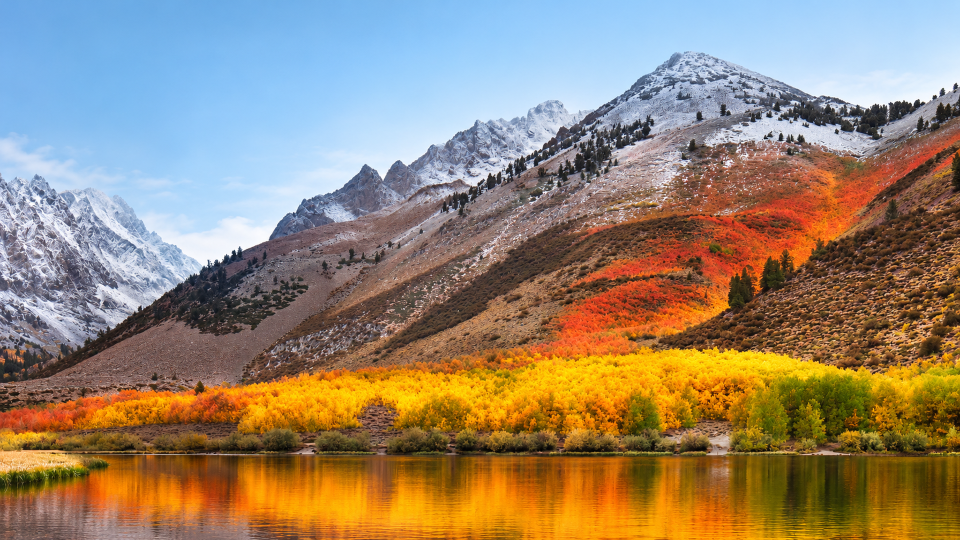
#> input picture assets/wallpaper-1920x1080.png, 1920 x 1080 px (shown at 1/2 size)
$ python render_boot_selector_preview.py
#> lines starting #> are read from the running program, lines starting #| are printed output that depends on the picture; after the words box and inside, x2 and y2 are one past the last pixel; in counts of white or black regions, pixels touching at a corner belong together
### tools/render_native_shell_preview.py
#!/usr/bin/env python3
"""Render static MintDE shell, Settings, Storage, Drivers, Files and Disk Utility concepts.

Uses the repository wallpaper and smooth DejaVu system fonts for concept art.
These are concept previews, not screenshots from a live VM or pixel-exact
output of the freestanding userspace text rasterizer. The About previews are
version-separated concept pages for MintOS26 and MintDE 1.0.8.
"""
from pathlib import Path
import sys
from PIL import Image, ImageDraw, ImageFont, ImageFilter

ROOT = Path(__file__).resolve().parents[1]
W, H = 1920, 1080
WALL = ROOT / 'assets/wallpaper-1920x1080.png'
FONT_DIRS = [Path('/usr/share/fonts/truetype/dejavu'), Path('/usr/share/fonts/truetype/liberation2')]

def font(size, bold=False):
#> called with size = 15, bold = False
    names = ['DejaVuSans-Bold.ttf' if bold else 'DejaVuSans.ttf',
             'LiberationSans-Bold.ttf' if bold else 'LiberationSans-Regular.ttf']
    for folder in FONT_DIRS:
        for name in names:
            p = folder / name
            if p.exists(): return ImageFont.truetype(str(p), size=size)
    return ImageFont.load_default()

F_SMALL = font(15); F_MED = font(18); F_BODY = font(20); F_TITLE = font(26, True)
F_HEAD = font(30, True); F_HERO = font(39, True); F_BRAND = font(34, True)
C = {
 'navy': (28,51,76), 'navy2': (18,37,58), 'text': (34,54,69), 'muted': (85,108,125),
 'white': (250,252,253), 'panel': (245,249,251), 'line': (197,216,226),
 'mint': (32,191,169), 'blue': (84,157,236), 'violet': (139,99,229),
 'orange': (232,162,61), 'rose': (234,91,113), 'green': (56,184,139), 'teal': (32,142,136),
}
APPS = [
 ('Files','Browse volumes','finder',C['mint']), ('Notes','Quick notes','notes',C['violet']),
 ('Terminal','Developer console','terminal',C['rose']), ('Settings','Appearance and input','settings',C['blue']),
 ('Monitor','System activity','monitor',C['teal']), ('Storage & Logs','Read-only disk status','storage',C['orange']),
 ('Drivers','Device support states','drivers',C['blue']), ('Network','Adapter inventory','network',C['mint']),
 ('Disk Utility','Manage blank media','storage',C['orange']), ('Launchpad','All applications','grid',C['blue']),
]
def rounded(draw, box, radius, fill, outline=None, width=1):
    draw.rounded_rectangle(box, radius=radius, fill=fill, outline=outline, width=width)

def text(draw, xy, value, f=F_BODY, fill=None):
    draw.text(xy, value, font=f, fill=fill or C['text'])

def wallpaper_image():
    im = Image.open(WALL).convert('RGB').resize((W,H), Image.Resampling.LANCZOS)
#> im is the input picture: PIL image 1920x1080 RGB; mean R, G, B 151.2, 133.1, 111.1
    return im

def glass_panel(im, box, tint=(242,248,251,222), radius=22, blur=9, outline=(255,255,255,220)):
#> called with box = (290, 182, 1630, 868), tint = (19, 38, 56, 226), radius = 34, blur = 18, outline = (255, 255, 255, 115)
    x0,y0,x1,y1 = box
    crop = im.crop(box).filter(ImageFilter.GaussianBlur(blur)).convert('RGBA')
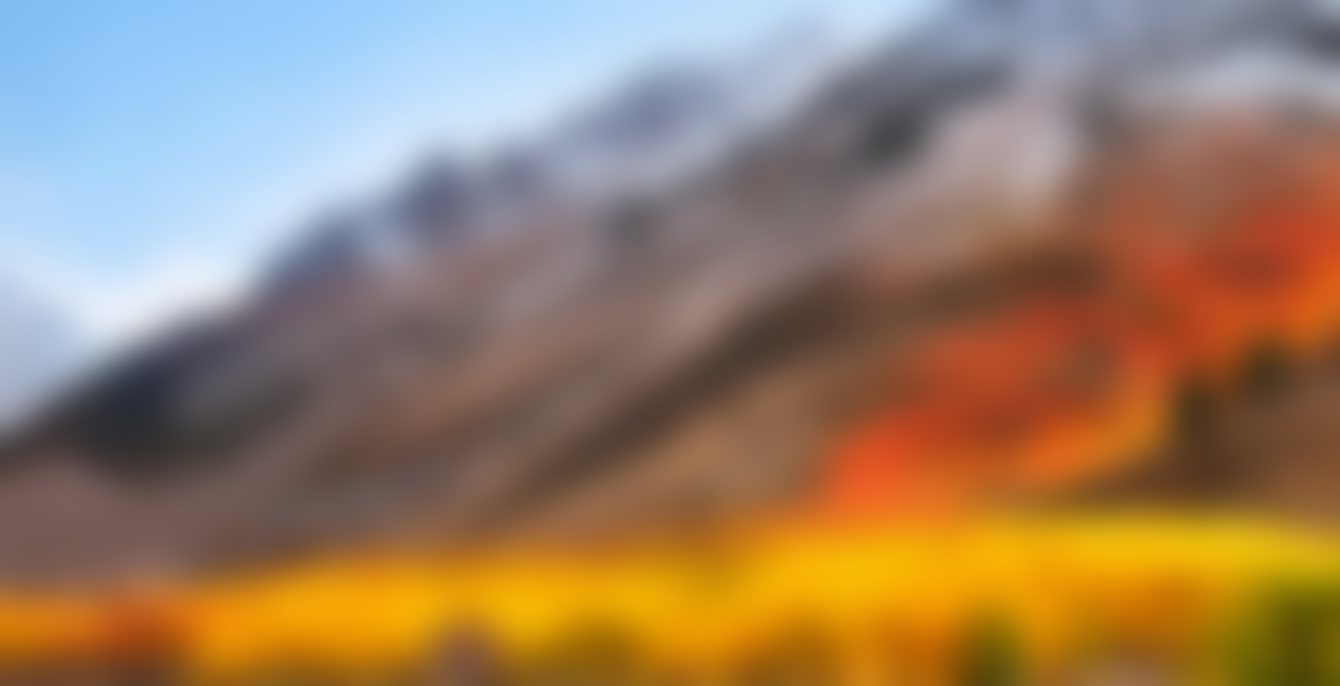
#> crop: PIL image 1340x686 RGBA; mean R, G, B, A 154, 127.4, 101.8, 255
    overlay = Image.new('RGBA', crop.size, tint)
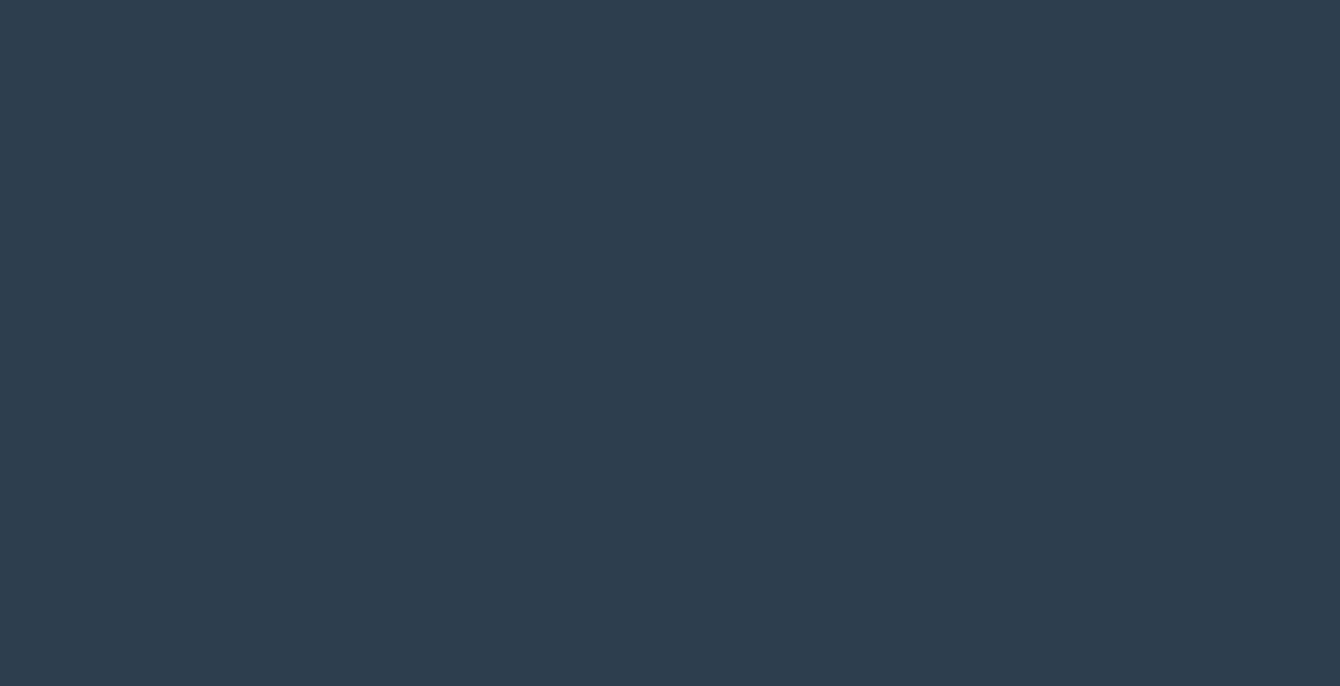
#> overlay: PIL image 1340x686 RGBA; mean R, G, B, A 19, 38, 56, 226; transparent parts drawn white
    panel = Image.alpha_composite(crop, overlay)
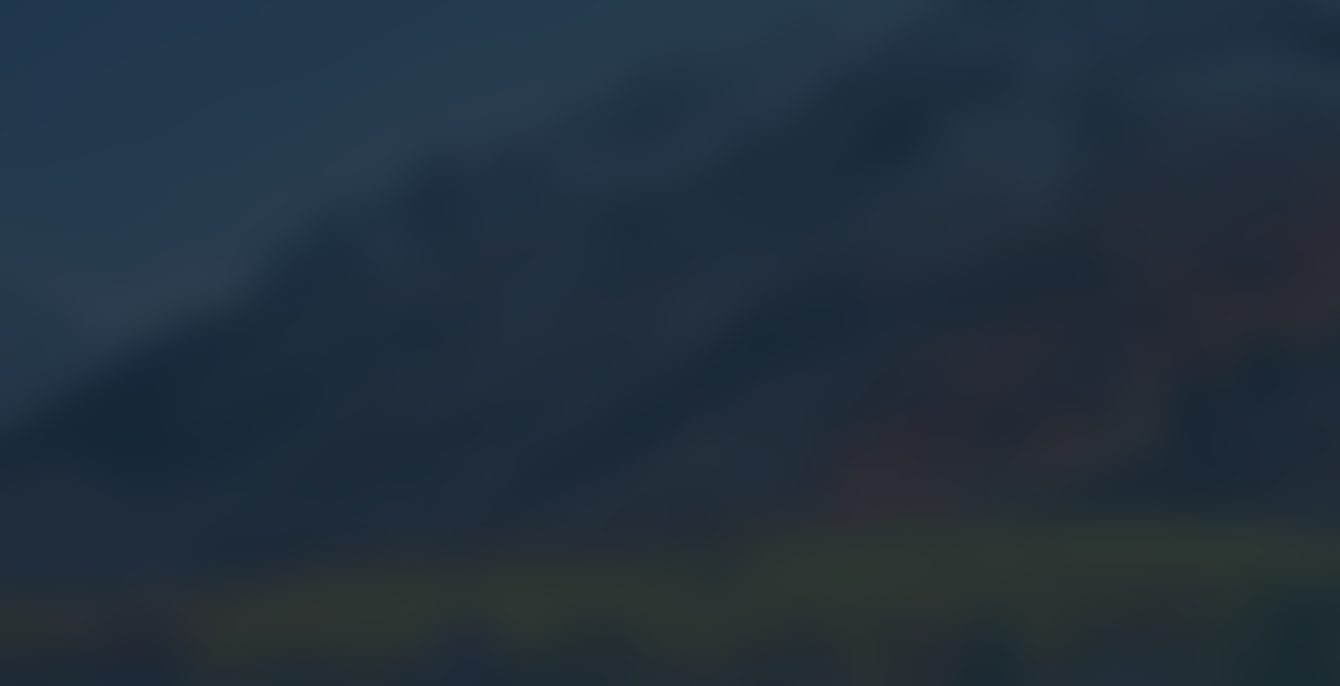
#> panel: PIL image 1340x686 RGBA; mean R, G, B, A 34.4, 48.2, 61.2, 255
    mask = Image.new('L', crop.size, 0)
#> mask: PIL image 1340x686 L; every value is 0
    ImageDraw.Draw(mask).rounded_rectangle((0,0,crop.width-1,crop.height-1), radius=radius, fill=255)
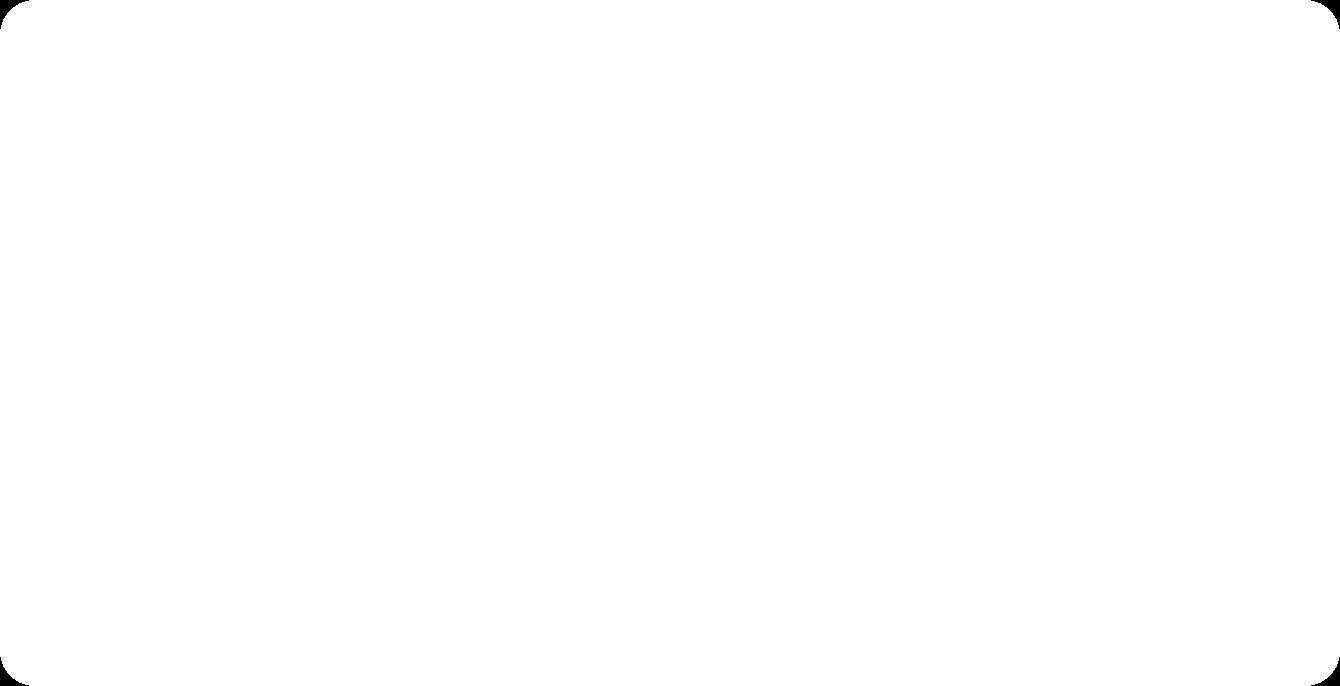
#> mask: PIL image 1340x686 L; 99.9% white; 4 black regions, box (x1, y1, x2, y2) and area: (0, 0, 29, 29) 260, (1311, 0, 1340, 29) 260, (0, 657, 29, 686) 260, (1311, 657, 1340, 686) 260
    im.paste(panel.convert('RGB'), (x0,y0), mask)
    d = ImageDraw.Draw(im, 'RGBA')
    d.rounded_rectangle(box, radius=radius, outline=outline, width=2)

# [9 lines left out: function menu_bar, not called in this run]

def app_icon(im, name, x, y, size, color):
    d = ImageDraw.Draw(im, 'RGBA')
    rounded(d,(x,y,x+size,y+size),max(9,size//5),(*color,255),outline=(255,255,255,230),width=2)
    ink=(18,42,61,255); white=(247,251,255,255)
    if name in ('finder','Files'):
        rounded(d,(x+size*.20,y+size*.31,x+size*.81,y+size*.73),5,(207,224,244,255),outline=white,width=2)
        rounded(d,(x+size*.22,y+size*.23,x+size*.48,y+size*.36),4,(255,205,90,255))
    elif name=='terminal':
        rounded(d,(x+size*.15,y+size*.15,x+size*.85,y+size*.85),7,(16,34,52,255))
        d.line((x+size*.29,y+size*.38,x+size*.44,y+size*.49,x+size*.29,y+size*.60),fill=(244,78,116,255),width=max(2,size//16))
        d.line((x+size*.49,y+size*.65,x+size*.72,y+size*.65),fill=white,width=max(2,size//16))
    elif name=='notes':
        rounded(d,(x+size*.20,y+size*.13,x+size*.80,y+size*.87),6,(250,249,255,255))
        for j in range(3): d.line((x+size*.32,y+size*(.35+j*.15),x+size*.68,y+size*(.35+j*.15)),fill=(*color,255),width=max(2,size//20))
    elif name in ('calc','clock'):
        rounded(d,(x+size*.15,y+size*.12,x+size*.85,y+size*.88),7,(29,48,66,255))
        rounded(d,(x+size*.26,y+size*.22,x+size*.74,y+size*.36),3,(139,224,211,255))
        for row in range(3):
            for col in range(3):
                r=size*.045
                cx=x+size*(.31+col*.19); cy=y+size*(.48+row*.15)
                d.ellipse((cx-r,cy-r,cx+r,cy+r),fill=white)
    elif name=='settings':
        d.ellipse((x+size*.22,y+size*.22,x+size*.78,y+size*.78),fill=white)
        d.ellipse((x+size*.38,y+size*.38,x+size*.62,y+size*.62),fill=(*color,255))
    elif name=='monitor':
        rounded(d,(x+size*.17,y+size*.18,x+size*.83,y+size*.68),5,(229,244,247,255))
        d.rectangle((x+size*.44,y+size*.67,x+size*.56,y+size*.79),fill=white)
        d.rectangle((x+size*.31,y+size*.78,x+size*.69,y+size*.84),fill=white)
    elif name=='calendar':
        rounded(d,(x+size*.20,y+size*.13,x+size*.80,y+size*.88),6,(255,251,252,255))
        for j in range(3): d.line((x+size*.32,y+size*(.34+j*.15),x+size*.68,y+size*(.34+j*.15)),fill=(*color,255),width=max(2,size//20))
    elif name=='network':
        d.ellipse((x+size*.21,y+size*.21,x+size*.79,y+size*.79),outline=white,width=max(3,size//13))
        d.ellipse((x+size*.39,y+size*.39,x+size*.61,y+size*.61),fill=white)
    elif name=='storage':
        for j in range(3):
            yy=y+size*(.24+j*.22)
            rounded(d,(x+size*.20,yy,x+size*.80,yy+size*.14),4,(235,244,248,255),outline=white,width=1)
            d.ellipse((x+size*.68,yy+size*.035,x+size*.74,yy+size*.095),fill=(*color,255))
    elif name=='drivers':
        rounded(d,(x+size*.26,y+size*.20,x+size*.74,y+size*.80),7,(238,246,251,255),outline=white,width=2)
        for yy in (.34,.49,.64):
            d.ellipse((x+size*.34,y+size*yy,x+size*.42,y+size*(yy+.08)),fill=(*color,255))
            d.line((x+size*.48,y+size*(yy+.04),x+size*.65,y+size*(yy+.04)),fill=ink,width=max(2,size//18))
    else:
        for row in range(3):
            for col in range(3):
                cx=x+size*(.28+col*.22); cy=y+size*(.28+row*.22); r=size*.075
                d.ellipse((cx-r,cy-r,cx+r,cy+r),fill=white)

# [62 lines left out: functions draw_app_card, dock, draw_brand, draw_traffic_lights, desktop_preview, menu_dropdown_preview, not called in this run]

def draw_cursor(im,x,y):
    d=ImageDraw.Draw(im,'RGBA')
    d.polygon([(x,y),(x+3,y+31),(x+11,y+22),(x+20,y+40),(x+27,y+36),(x+18,y+19),(x+31,y+18)],fill=(255,255,255,255),outline=(20,32,43,255))

# [203 lines left out: functions settings_preview, storage_preview, drivers_preview, files_preview, disk_utility_preview, about_preview and 1 more, not called in this run]

# [1 lines that do not run on import are left out]

### tools/render_boot_selector_preview.py
#!/usr/bin/env python3
"""Render a static preview of the UEFI session selector; not a VM screenshot."""
from pathlib import Path
import sys
from PIL import Image, ImageDraw
sys.path.insert(0, str(Path(__file__).resolve().parent))
import render_native_shell_preview as ui

out=Path(sys.argv[1]) if len(sys.argv)>1 else Path('previews/mintos26-26.5.009.0-boot-selector-preview.png')
out.parent.mkdir(parents=True,exist_ok=True)
im=ui.wallpaper_image()
d=ImageDraw.Draw(im,'RGBA')
# Early selector intentionally avoids the regular desktop menu and dock.
ui.glass_panel(im,(290,182,1630,868),tint=(19,38,56,226),radius=34,blur=18,outline=(255,255,255,115))
d=ImageDraw.Draw(im,'RGBA')
ui.app_icon(im,'finder',375,241,76,ui.C['mint'])
ui.text(d,(476,247),'Choose your MintOS26 session',ui.F_HERO,(247,251,254,255))
ui.text(d,(478,303),'MintOS26 26.5.009.0  ·  MintDE 1.0.8',ui.F_BODY,(190,211,224,255))
# UEFI default card
ui.rounded(d,(365,374,930,626),22,(241,249,252,246),outline=(255,255,255,255),width=2)
ui.app_icon(im,'finder',405,412,76,ui.C['blue'])
ui.text(d,(507,411),'1  UEFI Desktop',ui.F_TITLE,(30,53,71,255))
ui.text(d,(507,459),'Recommended',ui.F_MED,(21,152,126,255))
ui.text(d,(407,522),'Normal boot and recovery environment',ui.F_BODY,(71,96,112,255))
# Native option card
ui.rounded(d,(990,374,1555,626),22,(34,57,76,246),outline=(102,162,185,255),width=2)
ui.app_icon(im,'settings',1030,412,76,ui.C['mint'])
#> call 3 of app_icon, with name = 'settings', x = 1030, y = 412, size = 76, color = (32, 191, 169)
#> in app_icon (call 3), `d = ImageDraw.Draw(im, 'RGBA')`:
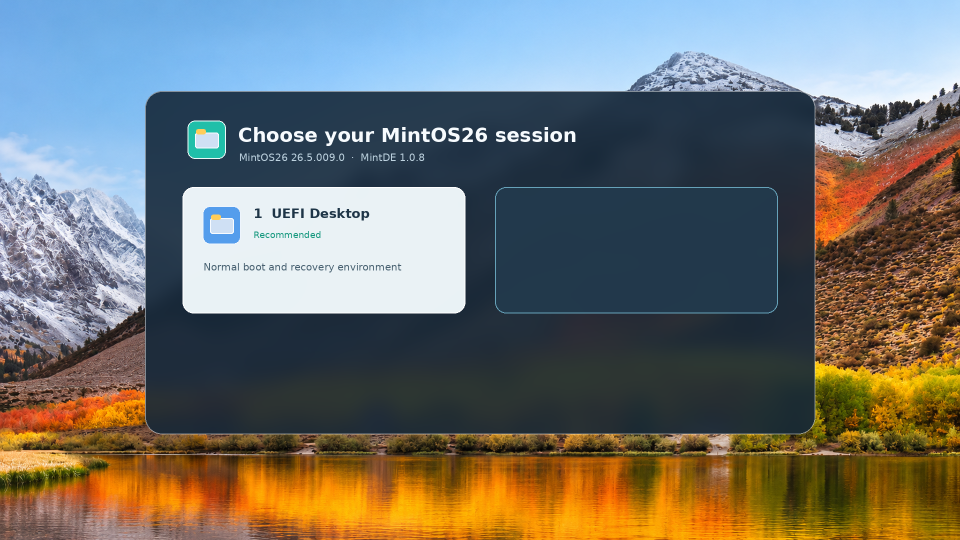
#> im: PIL image 1920x1080 RGB (shown at 1/2 size); mean R, G, B 113.2, 113.7, 108.3
ui.text(d,(1132,411),'2  MintDE 1.0.8',ui.F_TITLE,(250,253,255,255))
ui.text(d,(1132,459),'Experimental',ui.F_MED,(255,183,92,255))
ui.text(d,(1032,522),'Native kernel / one-way handoff',ui.F_BODY,(195,216,227,255))
ui.rounded(d,(365,665,1555,742),16,(255,255,255,22),outline=(255,255,255,60),width=1)
ui.text(d,(397,686),'Press 1 or Enter for UEFI Desktop, or 2 / M for MintDE.',ui.F_BODY,(247,251,254,255))
ui.text(d,(397,780),'No input? UEFI Desktop starts after 3 seconds. Reset the VM to recover from an experimental kernel failure.',ui.F_SMALL,(197,216,228,255))
im.save(out,optimize=False,compress_level=2)
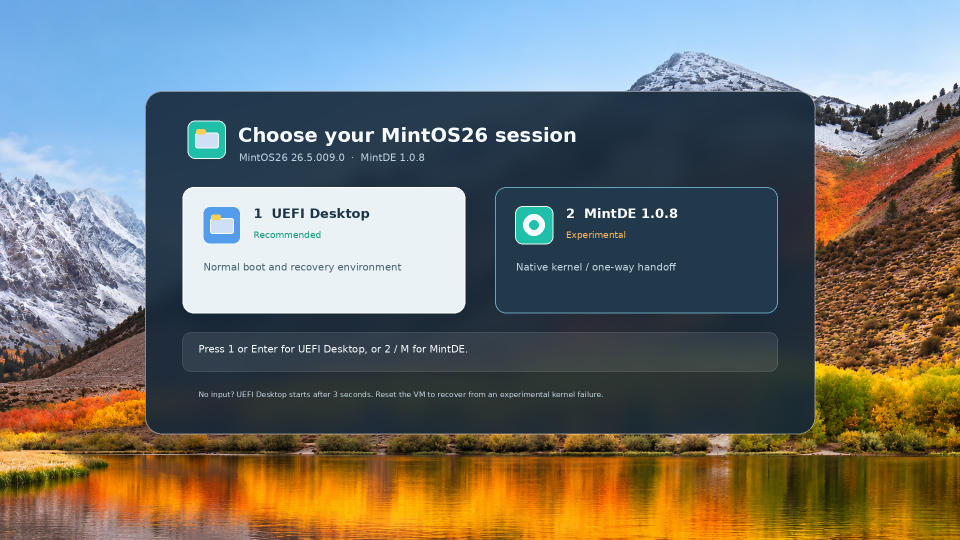
#> saved as mintos26-26.5.009.0-boot-selector-preview.png: PIL image 1920x1080 RGB (shown at 1/2 size); mean R, G, B 115, 115.6, 110.1
print(f'Rendered boot selector concept: {out} (1920x1080; static concept, not a live UEFI screenshot)')
